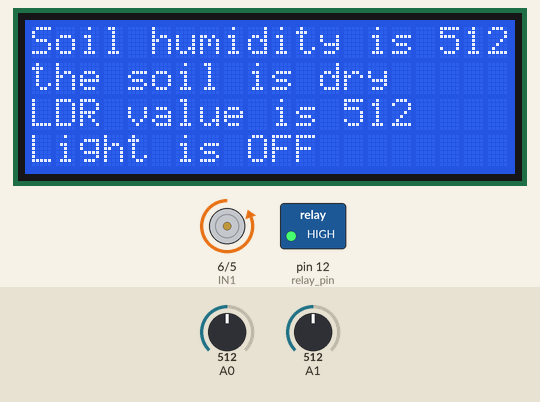
Simulated run of this sketch. Board: Arduino Uno, built with avr-gcc and run on an emulated ATmega328P. Shown: 20×4 character LCD, motor-driver pin pairs drawn as motors (green arrow = first pin HIGH = forward, orange = second pin HIGH = backward, longer = more drive), switched loads named in the sketch (green lamp = pin HIGH). The inputs (shaded band) are chosen by the test bench; at power-on: A0 = 512, A1 = 512. What the sketch prints to the serial monitor is not drawn.

Above: at 1.2 s.
1.3 s: A0 set to 491
At 2.9 s:
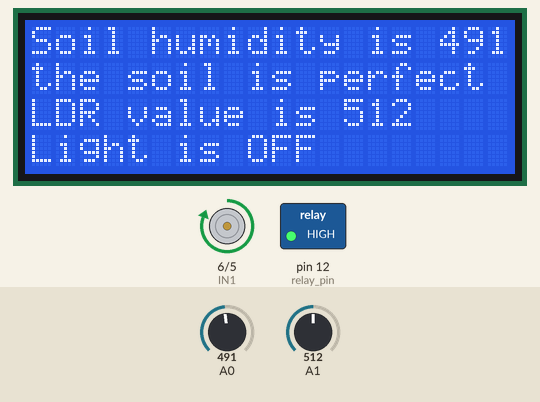
4.1 s: A1 set to 108
At 5.3 s:
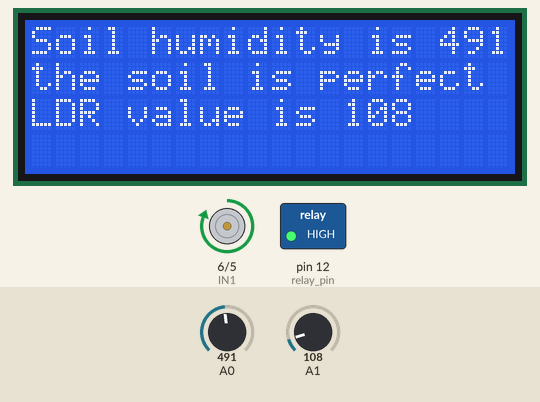
6.9 s: A1 set to 92
At 9.3 s:
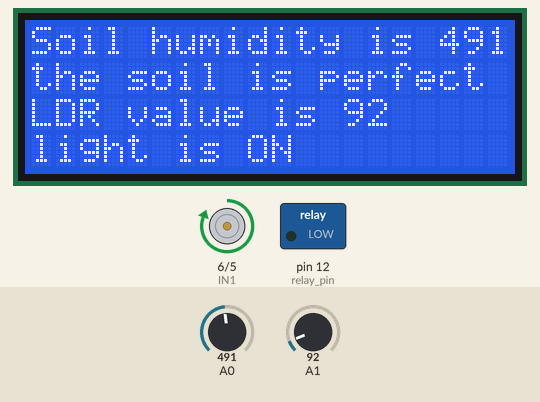
9.8 s: A0 set to 510
At 10.8 s:
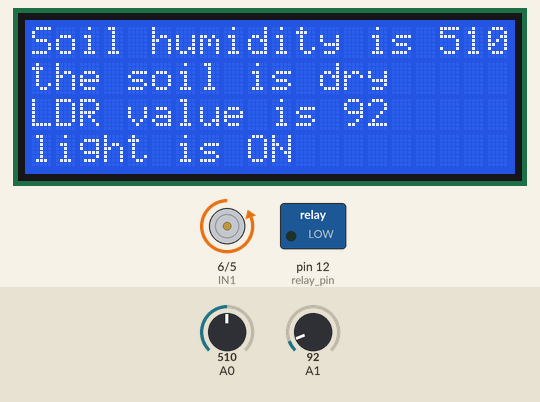
12.6 s: A0 set to 390
At 14.9 s:
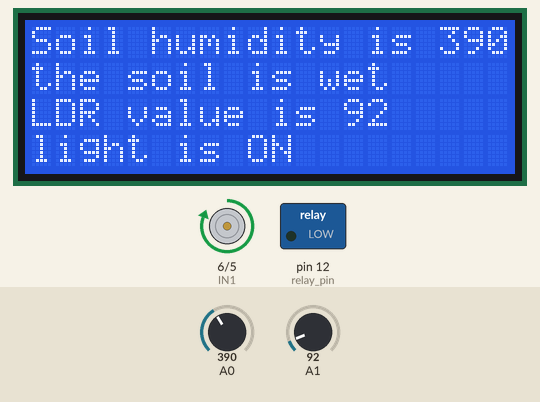
16.0 s: A1 set to 110
At 17.2 s:
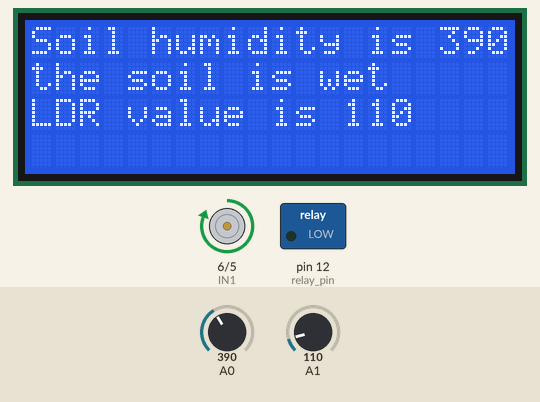
Timing chart, 0 to 19.0 s (numbered marks = the images above; inputs shaded):
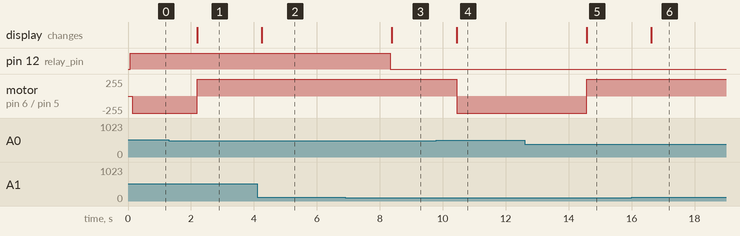

The sketch:

Fedha_Smart_Farm_Project.ino
```cpp
#include <LiquidCrystal_I2C.h>
int relay_pin = 12;
LiquidCrystal_I2C lcd(0x27, 20, 4);
#define dry_threshold 500
#define wet_threshold 400
#define IN1 6
#define IN2 5
unsigned long valveOpenTime = 0;
unsigned long valveCloseTime = 0;
const unsigned long valveRunningTime = 12000;
bool valveOpen = false;

void setup()
{
  Serial.begin(115200);
  lcd.init();
  // Turn on the backlight
  lcd.backlight();
  // Print a message to the LCD
  lcd.setCursor(0, 0); // Set the cursor to the top left
  pinMode(relay_pin, OUTPUT);
  digitalWrite(relay_pin, HIGH);
  pinMode(IN1, OUTPUT);
  pinMode(IN2, OUTPUT);

}
void loop() {
   // put your main code here, to run repeatedly
  lcd.clear();
  controlLight();
  controlValve();
  delay(2000);

}
void openValve()
{
   digitalWrite(IN1, LOW);
   digitalWrite(IN2, HIGH);
   valveOpenTime = millis();

  if(millis() - valveOpenTime >= valveRunningTime)
  {
   digitalWrite(IN1, LOW);
   digitalWrite(IN2, LOW);
   valveOpen =  true;
  }
}
void closeValve()
{
  digitalWrite(IN1, HIGH);
  digitalWrite(IN2, LOW);
  valveCloseTime = millis();

  if( valveOpen && millis()-valveCloseTime >= valveRunningTime)
  {

   digitalWrite(IN1, LOW);
   digitalWrite(IN2, LOW);
   valveOpen = false;
  }


}

void controlValve()
{

int val = analogRead(A0);
 Serial.print("Soil humidity is ");
 Serial.println(val);

lcd.setCursor(0, 0);
lcd.print("Soil humidity is ");
lcd.print(val);


if (val > dry_threshold && !valveOpen)
  {
Serial.println("the soil is dry");
lcd.setCursor(0, 1);
lcd.print("the soil is dry");

openValve();

  }
  else if (val < wet_threshold)
  {

Serial.println("the soil is wet");
lcd.setCursor(0, 1);
lcd.print("the soil is wet");

closeValve();

  }
  else
  {
Serial.println("the soil is perfect");
lcd.setCursor(0, 1);
lcd.print("the soil is perfect");

closeValve();


  }

}
void controlLight()
{

int ldr_val = analogRead(A1);
Serial.print("LDR value is ");
Serial.println(ldr_val);

lcd.setCursor(0, 2);
lcd.print("LDR value is ");
lcd.print(ldr_val);

if(ldr_val < 100)
  {
  digitalWrite(relay_pin, LOW);
  Serial.println("Light is ON");
  lcd.setCursor(0, 3);
lcd.print("light is ON");

  }
else if (ldr_val > 300)
  {
digitalWrite(relay_pin, HIGH);
Serial.println("Light is OFF");
lcd.setCursor(0, 3);
lcd.print("Light is OFF");

  }
}
```

digital_meter.c
```cpp
/*
 * main.c
 *
 * Created: 2/15/2024 11:32:14 AM
 *  Author: calvin
 */

#define F_CPU 16000000L
#include <avr/io.h>
#include <avr/interrupt.h>
#include <util/delay.h>
#include <stdio.h>
#include <stdlib.h>
#include <string.h>

#define F_CPU 16000000L
#define LCD_PORT PORTD   // Port connected to the data pins of LCD
#define RS_PIN    PD2    // Register Select pin
#define EN_PIN    PD3    // Enable pin
#define REED_PIN   PB5   // Reed switch pin

volatile uint32_t pulseCount = 0;
volatile uint8_t magnetDetectedFlag = 0;
volatile uint8_t timeExpiredFlag = 0;

void LCD_command(unsigned char cmnd);
void LCD_data(unsigned char data);
void LCD_init();
void LCD_clear();
void LCD_setCursor(uint8_t row, uint8_t col);
void LCD_displayString(const char *str);

ISR (TIMER1_OVF_vect)
{
	TCNT1 = 16383;   // for 1 sec, counter 1,, 16 bit timer,, 16mhz
	timeExpiredFlag = 1;
}

ISR(PCINT0_vect)
{
	if (PINB & (1 << PINB5) && timeExpiredFlag)
	{

		pulseCount ++;
		magnetDetectedFlag = 1;
		timeExpiredFlag = 0;
	}

}


int main(void)
{
	DDRD = 0xFF;
	DDRB &= ~(1 << DDB5);
	TCNT1 = 16383;   // for 1 sec at 16 MHz
	TCCR1A = 0x00;
	TCCR1B = (1<<CS10) | (1<<CS12);;  // Timer mode with 1024 prescler
	TIMSK1 = (1 << TOIE1) ;   // Enable timer1 overflow interrupt(TOIE1)
	PCMSK0 |= (1 << PCINT5);
	PCICR |= (1 << PCIE0);
	LCD_init();
	sei();

	while (1)
	{
		if (magnetDetectedFlag && !timeExpiredFlag)
		{
			LCD_clear();
			float count = pulseCount * 0.001; // Conversion factor: 1 count = 0.001 units
			char countStr[16];
			snprintf(countStr, sizeof(countStr), "Reading: %.3f", count);
			LCD_displayString(countStr);
			magnetDetectedFlag = 0;  // Clear the flag
			_delay_ms(200);  // Delay for smoother display
		}
	}
	return 0;
}

void LCD_command(unsigned char cmnd) {
	LCD_PORT = (LCD_PORT & 0x0F) | (cmnd & 0xF0);  // Send higher nibble
	PORTD &= ~(1 << RS_PIN);  // RS = 0 for command
	PORTD |= (1 << EN_PIN);   // EN = 1
	_delay_us(1);             // Delay
	PORTD &= ~(1 << EN_PIN);   // EN = 0

	_delay_us(200);           // Delay

	LCD_PORT = (LCD_PORT & 0x0F) | ((cmnd & 0x0F) << 4);  // Send lower nibble
	PORTD |= (1 << EN_PIN);   // EN = 1
	_delay_us(1);             // Delay
	PORTD &= ~(1 << EN_PIN);   // EN = 0

	_delay_ms(2);             // Delay
}

void LCD_data(unsigned char data) {
	LCD_PORT = (LCD_PORT & 0x0F) | (data & 0xF0);  // Send higher nibble
	PORTD |= (1 << RS_PIN);   // RS = 1 for data
	PORTD |= (1 << EN_PIN);   // EN = 1
	_delay_us(1);             // Delay
	PORTD &= ~(1 << EN_PIN);   // EN = 0

	_delay_us(200);           // Delay

	LCD_PORT = (LCD_PORT & 0x0F) | ((data & 0x0F) << 4);  // Send lower nibble
	PORTD |= (1 << EN_PIN);   // EN = 1
	_delay_us(1);             // Delay
	PORTD &= ~(1 << EN_PIN);   // EN = 0

	_delay_ms(2);             // Delay
}

void LCD_init() {
	_delay_ms(15);            // Wait for power-up

	LCD_command(0x02);        // Initialize in 4-bit mode
	LCD_command(0x28);        // 4-bit mode, 2-line, 5x8 font
	LCD_command(0x0E);        // Display ON, Cursor ON
	LCD_command(0x06);        // Increment cursor
	LCD_command(0x01);        // Clear display
	_delay_ms(2);             // Delay
}

void LCD_clear() {
	LCD_command(0x01);        // Clear display
	_delay_ms(2);             // Delay
}

void LCD_setCursor(uint8_t row, uint8_t col) {
	uint8_t position = (row == 1) ? (0x80 + col) : (0xC0 + col);
	LCD_command(position);
}

void LCD_displayString(const char *str) {
	while (*str != '\0') {
		LCD_data(*str);
		str++;
	}
}
```

Measured:
- the behaviour switches between 501 and 500 on A0 (found by bisection; images 0 and 1)
- the behaviour switches between 100 and 99 on A1 (found by bisection; images 2 and 3)
- after the input at 1.3 s, motor on pin 6 (IN1) / pin 5 (IN2): backward 255/255 → forward 255/255 after 0.90 s; the display: changes after 0.90 s (image 1)
- after the input at 4.1 s, the display: changes after 0.16 s (image 2)
- after the input at 6.9 s, pin 12 (relay_pin): HIGH → LOW after 1.4 s; the display: changes after 1.5 s (image 3)
- after the input at 9.8 s, motor on pin 6 (IN1) / pin 5 (IN2): forward 255/255 → backward 255/255 after 0.64 s; the display: changes after 0.64 s (image 4)
- after the input at 12.6 s, motor on pin 6 (IN1) / pin 5 (IN2): backward 255/255 → forward 255/255 after 2.0 s; the display: changes after 2.0 s (image 5)
- after the input at 16.0 s, the display: changes after 0.63 s (image 6)
